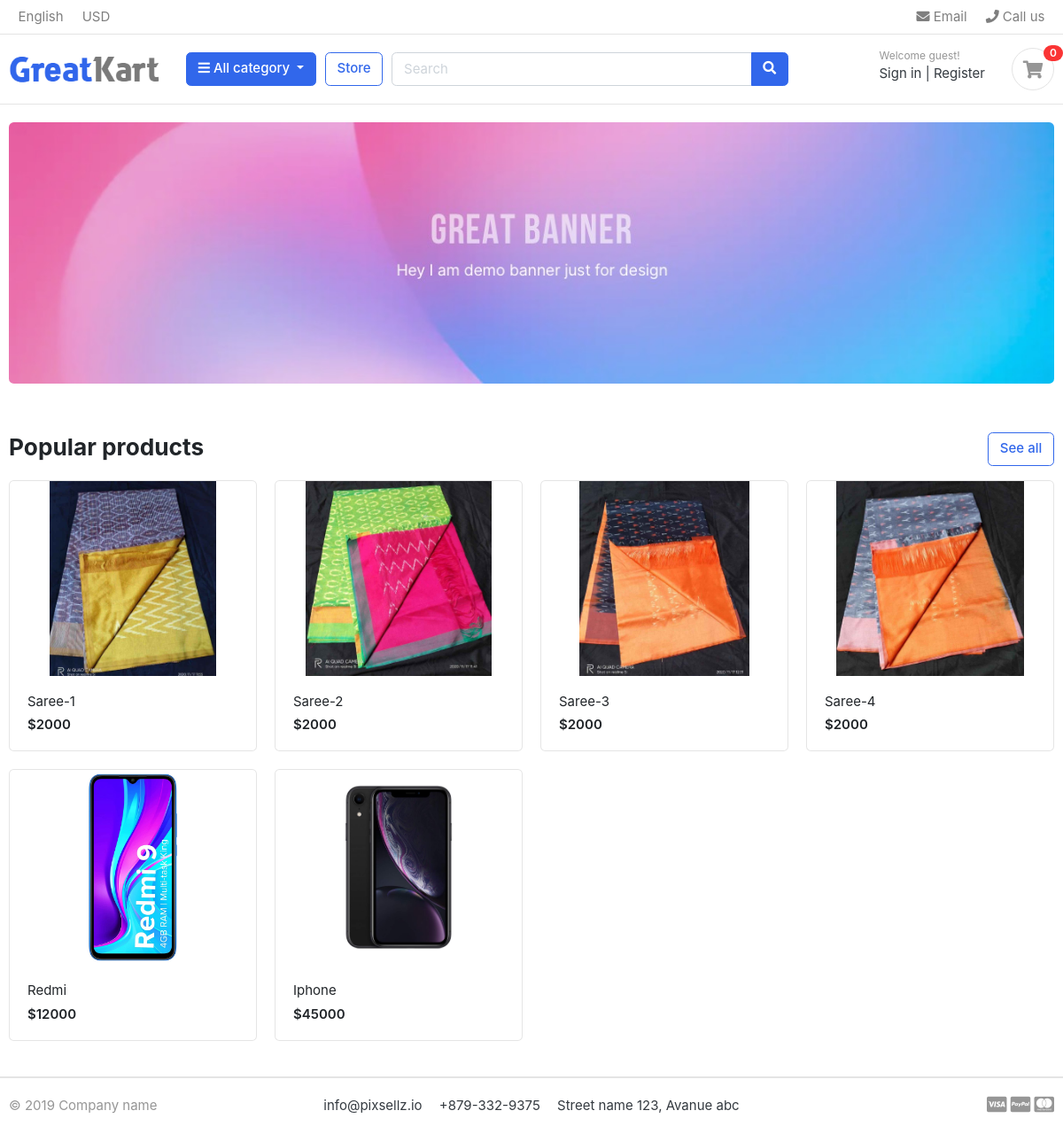
The page / on the database its author committed.
### store/models.py (models this page shows, shortened)
class Product(models.Model):
    product_name = models.CharField(max_length=200, unique=True)
    slug = models.SlugField(max_length=200, unique=True)
    description = models.TextField(max_length=500, blank=True)
    price = models.IntegerField()
    images = models.ImageField(upload_to='photo/products',)
    stock = models.IntegerField()
    is_available = models.BooleanField(default=True)
    category = models.ForeignKey(Category, on_delete=models.CASCADE)
    created_date = models.DateTimeField(auto_now_add=True)
    modified_date = models.DateTimeField(auto_now=True)
    def get_url(self):
        return reverse('product_detail', args=[self.category.slug, self.slug])

### AwesomeKart/views.py (the view)
# urls.py: 2. Add a URL to urlpatterns:  path('', views.home, name='home')
def home(request):
    products = Product.objects.all().filter(is_available=True)
    context = {
    'products' : products,
}
    return render(request,'home.html', context)

### carts/context_processors.py (called while the page is built)
def counter(request):
    cart_count = 0
    if 'admin' in request.path:
        return{}
    else:
        try:
            cart = Cart.objects.filter(cart_id=_cart_id(request))
            if request.user.is_authenticated:
                cart_items = CartItem.objects.all().filter(user=request.user)
            else:
                cart_items = CartItem.objects.all().filter(cart=cart[:1])
            for cart_item in cart_items:
                cart_count += cart_item.quantity
        except Cart.DoesNotExist:
            cart_count = 0
    return dict(cart_count=cart_count)

### carts/views.py (called while the page is built)
def _cart_id(request):
    cart = request.session.session_key
    if not cart:
        cart = request.session.create()
    return cart

### category/context_processors.py (called while the page is built)
def menu_links(request):
    links = Category.objects.all()
    return dict(links=links)

### category/models.py (called while the page is built)
    def get_url(self):
            return reverse('products_by_category', args=[self.slug])

### AwesomeKart/templates/home.html
{% extends 'base.html' %}
{% load static %}
{% block content %}
<section class="section-intro padding-y-sm">
<div class="container">
<div class="intro-banner-wrap">
	<img src="{% static 'images/banners/1.jpg' %}" class="img-fluid rounded">
</div>
</div>
</section>
<section class="section-name padding-y-sm">
<div class="container">
<header class="section-heading">
	<a href="{% url 'store' %}" class="btn btn-outline-primary float-right">See all</a>
	<h3 class="section-title">Popular products</h3>
</header>
<div class="row">
	{% for product in products %}
	<div class="col-md-3">
		<div class="card card-product-grid">
			<a href="{{product.get_url}}" class="img-wrap"> <img src="{{product.images.url}}"> </a>
			<figcaption class="info-wrap">
				<a href="{{product.get_url}}" class="title">{{product.product_name}}</a>
				<div class="price mt-1">${{product.price}}</div>
			</figcaption>
		</div>
	</div>
	{% endfor %}
</div>
</div>
</section>
</body>
</html>
{% endblock %}

### rows shown on the page
Product: images (picture), product_name "Saree-1", price "2000"
Product: images (picture), product_name "Saree-2", price "2000"
Product: images (picture), product_name "Saree-3", price "2000"
Product: images (picture), product_name "Saree-4", price "2000"
Product: images (picture), product_name "Redmi", price "12000"
Product: images (picture), product_name "Iphone", price "45000"

### other values the page prints
{{ cart_count }} "0"
